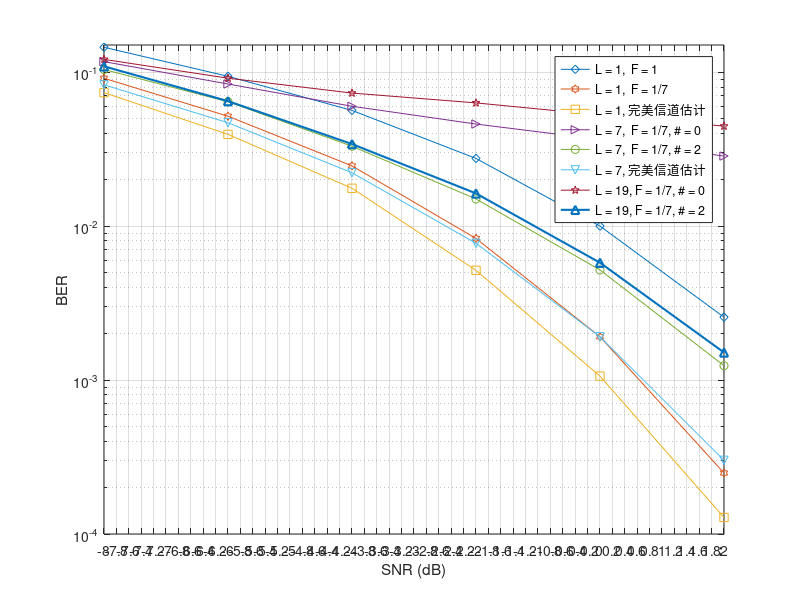

Here is the MATLAB script that generated this plot:
% Warning, obsolete
antennas = [20, 40, 60, 80, 100];
free = [-78.6, -79.3, -79.9, -80.4, -80.9];
other2 = [-70.5, -72.3, -73.5, -74.3, -75.1] - 3.5;
other3 = [-62.1, -64.4, -66.2, -67.3, -68.1] - 6.7;
self2 = [-77.51, -78.59, -79.65, -80.31, -80.81] + 0.4;
self3 = [-76.23, -77.74, -78.98, -79.74, -80.42] + 0.4;
plot(antennas, free, '^-', antennas, other2, '-o', antennas, other3, '-s', antennas, self2, '-d', antennas, self3, '-v', 'LineWidth', 1.5);
legend('Interference free scenario', 'User section, L = 2', 'User section, L = 3', 'Cell-wise greedy assignment, L = 2', 'Cell-wise greedy assignment, L = 3');
xlabel('Number of antennas (K = M)');
ylabel('Estimation error (dB)');
axis([20, 100, -81, -60]);
grid on;



dB = -10 : 2 : 4;
% L = 1, M = K = 100, perfect channel estimation
mmselimit = [5.0e-2, 3.1e-2, 1.7e-2, 8.7e-3, 3.9e-3, 1.6e-3, 5.6e-4, 1.7e-4];
zflimit   = [0.38, 0.359, 0.332, 0.298, 0.252, 0.206, 0.165, 0.139];
% L = 2, M = K = 100, perfect channel estimation
%cell2Iter0Perf   = [6.61e-2, 4.99e-2, 3.63e-2, 2.75e-2, 2.13e-2, 1.71e-2, 1.44e-2, 1.33e-2];
cell2Iter0Perf     = [8.12e-2, 6.85e-2, 5.91e-2, 5.80e-2, 6.10e-2, 6.77e-2, 8.16e-2, 9.78e-2];
cell2Iter1Perf     = [5.71e-2, 3.73e-2, 2.30e-2, 1.38e-2, 7.58e-3, 4.38e-3, 2.44e-3, 1.41e-3];
cell2Iter2Perf     = [5.67e-2, 3.82e-2, 2.28e-2, 1.31e-2, 7.03e-3, 3.55e-3, 1.71e-3, 8.49e-4];
cell2Iter2HardPerf = [5.51e-2, 3.61e-2, 2.05e-2, 1.01e-2, 4.60e-3, 1.80e-3, 6.71e-4, 2.46e-4];
thllr2             = [2.5, 2.5, 2.4, 2.3, 2.1, 1.8, 1.4, 0.9];
semilogy(dB, mmselimit, '-^', dB, zflimit, '-s', ...
        dB, cell2Iter0Perf, '-d', dB, cell2Iter1Perf, '-*', dB, cell2Iter2Perf, '-h', ...
        dB, cell2Iter2HardPerf, '-p', 'LineWidth', 1.5);
legend('无干扰场景, MMSE', '无干扰场景, ZF', ...
       '不进行干扰消除', '迭代1次', '迭代2次', '迭代2次，部分硬判1次');
set(gca, 'XTick', -10 : 2 : 4);
xlabel('SNR (dB)');
ylabel('BER');
axis([-10, 4, 1e-4, 1]);
grid on;

%% converge
% L = 2, M = K = 100, perfect channel estimation
asimu = [7.12, 7.12; 2.05, 2.05; 1.74, 1.74; 1.70, 1.71; 1.70, 1.70];
acalc = [7.13, 7.12; 2.04, 2.05; 1.70, 1.72; 1.70, 1.70; 1.70, 1.70];
asdb = 10 * log10(1 ./ asimu);
acdb = 10 * log10(1 ./ acalc);
xs  = [asdb(1, 1), asdb(2, 1), asdb(2, 1), asdb(4, 1), asdb(4, 1)];
ys  = [asdb(1, 2), asdb(1, 2), asdb(3, 2), asdb(3, 2), asdb(5, 2)];
xsp = [asdb(1, 1), asdb(1, 1), asdb(3, 1), asdb(3, 1), asdb(5, 1)];
ysp = [asdb(1, 2), asdb(2, 2), asdb(2, 2), asdb(4, 2), asdb(4, 2)];

xc  = [acdb(1, 1), acdb(2, 1), acdb(2, 1), acdb(4, 1), acdb(4, 1)];
yc  = [acdb(1, 2), acdb(1, 2), acdb(3, 2), acdb(3, 2), acdb(5, 2)];
xcp = [acdb(1, 1), acdb(1, 1), acdb(3, 1), acdb(3, 1), acdb(5, 1)];
ycp = [acdb(1, 2), acdb(2, 2), acdb(2, 2), acdb(4, 2), acdb(4, 2)];

plot(xs, ys, '-h', xsp, ysp, '-o', xc, yc, '-^', xcp, ycp, '-s', 'LineWidth', 1.5);
grid on;
legend('基站1，理论平均值', '基站2，理论平均值', '基站1，仿真数据', '基站2，仿真数据');
xlabel('SIR (dB)');
ylabel('SIR (dB)');


% L = 7, M = 100
% users = 76 : 4 : 100; % perfect channel estimation
users = 76 : 4 : 100; % imperfect channel estimation
Iter0M4 = [3.09e-2, 3.90e-2, 4.52e-2, 5.43e-2, 6.33e-2, 7.06e-2, 7.84e-2];
Iter1M4 = [4.79e-3, 7.42e-3, 1.19e-2, 1.75e-2, 2.40e-2, 3.13e-2, 3.78e-2];
Iter2M4 = [2.18e-3, 4.29e-3, 7.63e-3, 1.21e-2, 1.77e-2, 2.50e-2, 3.20e-2];
Iter0M0 = [2.23e-2, 3.00e-2, 3.78e-2, 4.58e-2, 5.36e-2, 6.16e-2, 7.06e-2];
Iter0M1 = [7.76e-4, 1.97e-3, 4.05e-3, 8.06e-3, 1.29e-2, 1.90e-2, 2.66e-2];
Iter0M2 = [1.13e-4, 3.95e-4, 1.26e-3, 3.34e-3, 7.08e-3, 1.26e-2, 1.96e-2];
semilogy(users, Iter0M4, '-^', users, Iter1M4, '-s', users, Iter2M4, '-d', users, Iter0M0, '-o', users, Iter0M1, '-v', users, Iter0M2, '-*', 'LineWidth', 1.5);
legend('SNR=0dB, #0', 'SNR=0dB, #1', 'SNR=0dB, #2', 'SNR=4dB, #0', 'SNR=4dB, #1', 'SNR=4dB, #2');
set(gca, 'XTick', 76 : 4 : 100);
%set(gca,'XTickLabel', {'76', '80', '84', '88', '92', '96', '100'});
xlabel('每小区用户数目(K)');
ylabel('BER');
axis([76, 100, 1e-4, 1e-1]);
grid on;


% Warning, obsolete
% SNR = 0dB,
users = 20 : 10 : 100;
free   = [-13.22, -14.91, -16.13, -17.08, -17.85, -18.51, -19.08, -19.59, -20.04];
cell2  = [-10.50, -11.24, -11.64, -11.91, -12.12, -12.31, -12.39, -12.43, -12.48];
cell3  = [ -8.99,  -9.53,  -9.77,  -9.93, -10.14, -10.20, -10.25, -10.33, -10.35];
%ocell2 = [-10.50, -11.15, -11.56, -11.88, -11.99, -12.23, -12.32, -12.40, -12.51] + 0.3;
%ocell3 = [ -8.94,  -9.32,  -9.70,  -9.99, -10.18, -10.25, -10.27, -10.35, -10.36] + 0.5;
crocell2est = [-15.14, -15.29, -15.48, -15.55, -15.56, -15.64, -15.66, -15.69, -15.76];
crocell = ones(1, 9) * -11.96;
%plot(users, free, '-^', users, cell2, '-d', users, cell3, '-s', users, crocell2est, '-v', users, crocell, 'LineWidth', 1.5);
plot(users, cell2, '-d', users, cell3, '-s', users, crocell2est, '-v', users, crocell, 'LineWidth', 1.5);
legend('Interference free scenario', 'L=2', 'L=3');
xlabel('Number of Users (K)');
ylabel('Mean Estimation Error (dB)');
grid on;


% K = 30, M = 40
dB = [-8 : 2 : 2];
oneCellImpR1= [1.01e-1, 6.30e-2, 3.48e-2, 1.53e-2, 5.42e-3, 1.21e-3];
oneCellImpR2= [7.89e-2, 4.59e-2, 2.21e-2, 8.30e-3, 2.24e-3, 4.07e-4];
oneCellImpR3= [6.91e-2, 3.81e-2, 1.78e-2, 6.78e-3, 1.56e-3, 2.61e-4];
oneCellImp  = [7.81e-2, 4.50e-2, 2.19e-2, 8.39e-3, 2.44e-3, 3.55e-4];
twoCellImp0 = [7.98e-2, 5.52e-2, 3.71e-2, 2.69e-2, 2.03e-2, 1.64e-2]; % L = 2, F = 1/2, # = 0
twoCellImp1 = [6.87e-2, 3.99e-2, 1.94e-2, 8.43e-3, 2.46e-3, 4.88e-4]; % L = 2, F = 1/2, # = 1
thrCellImp0 = [9.54e-2, 7.28e-2, 5.86e-2, 5.12e-2, 4.53e-2, 4.49e-2]; % L = 3, F = 1/3, # = 0
thrCellImp1 = [7.36e-2, 4.43e-2, 2.40e-2, 1.05e-2, 4.42e-3, 1.21e-3]; % L = 3, F = 1/3, # = 1
thrCellImp2 = [7.39e-2, 4.57e-2, 2.37e-2, 1.07e-2, 3.66e-3, 9.78e-4]; % L = 3, F = 1/3, # = 2
forCellImp0 = [9.75e-2, 8.41e-2, 6.89e-2, 6.30e-2, 6.29e-2, 6.29e-2]; % L = 4, F = 1/4, # = 0
forCellImp2 = [7.37e-2, 4.77e-2, 2.53e-2, 1.19e-2, 4.40e-3, 1.32e-3]; % L = 4, F = 1/4, # = 2
semilogy(dB, oneCellImpR1, '-d', dB, oneCellImpR2, '-h', ...
         dB, twoCellImp0,  '-s', dB, twoCellImp1,  '->', ...
         dB, thrCellImp0,  '-o', dB, thrCellImp2,  '-v', ...
         dB, forCellImp0,  '-p', dB, forCellImp2,  '-^', 'LineWidth', 1.5);
legend('L = 1, F = 1', 'L = 1, F = 1/2', ...
       'L = 2, F = 1/2, # = 0', 'L = 2, F = 1/2, # = 1', ...
       'L = 3, F = 1/3, # = 0', 'L = 3, F = 1/3, # = 2', ...
       'L = 4, F = 1/4, # = 0', 'L = 4, F = 1/4, # = 2');
set(gca, 'XTick', -8 : 0.2 : 2);
xlabel('SNR (dB)');
ylabel('BER');
axis([-8 2 1e-4 1.1e-1]);
grid on;


% M = 40, K = 30
dB = [-8 : 2 : 2];
oneCellImpM40K30 = [7.81e-2, 4.50e-2, 2.19e-2, 8.39e-3, 2.44e-3, 3.55e-4];
fourCellImp0R3   = [1.07e-1, 8.88e-2, 7.32e-2, 6.30e-2, 6.12e-2, 5.95e-2];
fourCellImp2R3   = [7.92e-2, 5.08e-2, 2.80e-2, 1.37e-2, 5.53e-3, 1.64e-3];
% M = 20, K = 10
oneCellImpM20R1  = [1.45e-1, 9.39e-2, 5.64e-2, 2.75e-2, 1.00e-2, 2.56e-3];
oneCellImpM20K10 = [9.12e-2, 5.17e-2, 2.46e-2, 8.31e-3, 1.91e-3, 2.49e-4];
oneCellPerM20K10 = [7.36e-2, 3.94e-2, 1.76e-2, 5.16e-3, 1.06e-3, 1.28e-4];

s7CellImp0R7     = [1.17e-1, 8.37e-2, 6.00e-2, 4.60e-2, 3.65e-2, 2.85e-2];
s7CellImp2R7     = [1.04e-1, 6.42e-2, 3.30e-2, 1.50e-2, 5.19e-3, 1.24e-3];
s7CellPerImp2    = [8.27e-2, 4.69e-2, 2.22e-2, 7.73e-3, 1.91e-3, 3.01e-4];

n19CellImp0R7    = [1.21e-1, 9.13e-2, 7.31e-2, 6.31e-2, 5.27e-2, 4.46e-2];
n19CellImp2R7    = [1.09e-1, 6.48e-2, 3.41e-2, 1.63e-2, 5.78e-3, 1.51e-3];
semilogy(dB, oneCellImpM20R1, '-d', dB, oneCellImpM20K10, '-h', dB, oneCellPerM20K10, '-s', ...
         dB, s7CellImp0R7, '->', dB, s7CellImp2R7, '-o', dB, s7CellPerImp2, '-v', ...
         dB, n19CellImp0R7, '-p', dB, n19CellImp2R7, '-^', 'LineWidth', 1.5);
legend('L = 1,  F = 1', 'L = 1,  F = 1/7', 'L = 1, 完美信道估计', ...
       'L = 7,  F = 1/7, # = 0', 'L = 7,  F = 1/7, # = 2', 'L = 7, 完美信道估计', ...
       'L = 19, F = 1/7, # = 0', 'L = 19, F = 1/7, # = 2');
set(gca, 'XTick', -8 : 0.2 : 2);
xlabel('SNR (dB)');
ylabel('BER');
axis([-8 2 1e-4 1.5e-1]);
grid on;



